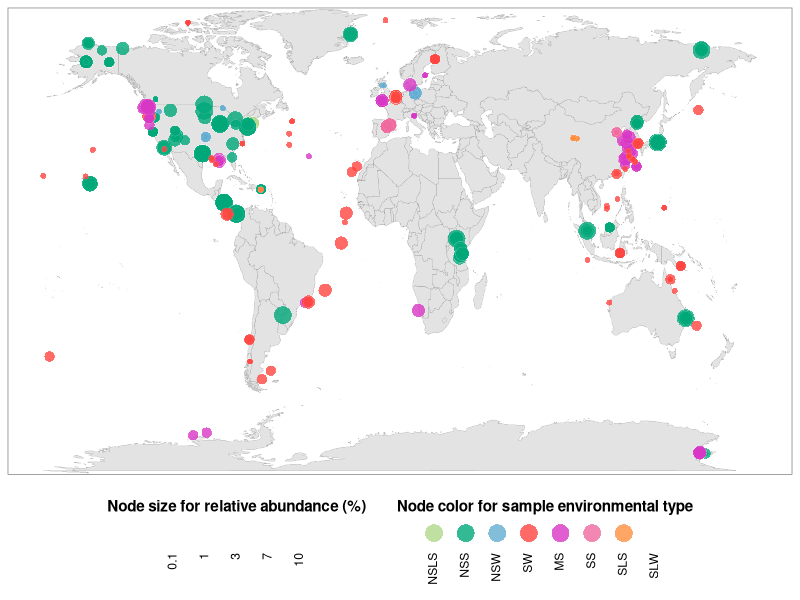
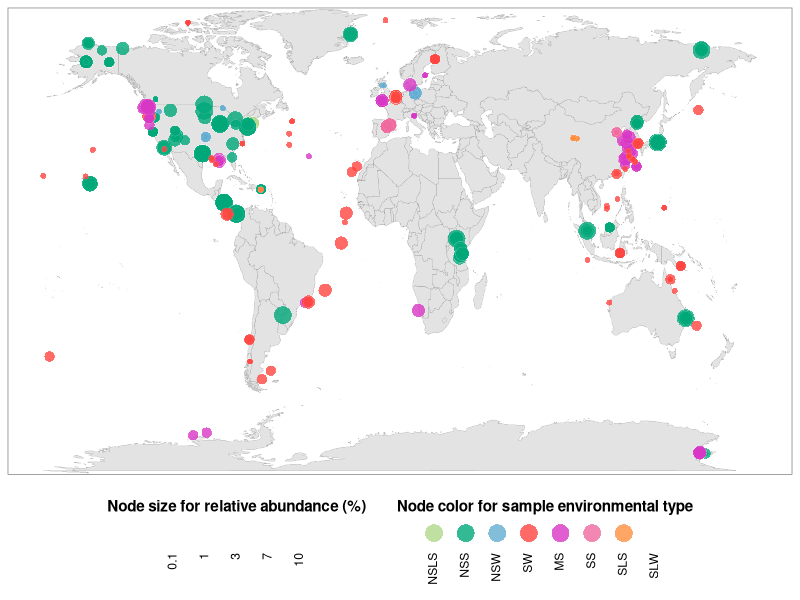

The R source for these figures, in order: (Note: this script raises an error after producing the figures.)
# email: qfsfdxlqy@163.com
# GitHub: https://github.com/2015qyliang

library(ggplot2)
library(maps)

# make Run location dataset
all.run.set <- read.table("Figure_S7a_MyxoGeoInfor.txt",header = T,sep = '\t')
Myxo.yes <- all.run.set[which(all.run.set$percentReads >= 0.001),]

# make map figure
worldmap <- map_data("world")
p <- ggplot() + 
  theme(panel.background = element_rect(fill = "white", colour = "grey50")) +
  geom_polygon(data = worldmap,aes(x =long, y = lat, group = group),
               fill = "grey89",colour="grey40",size = 0.05)

# add bradymonadales.yes to figure  ,size = factor(percentSize)
p + geom_point(data = Myxo.yes,
               mapping = aes(x = Long, y = Lat, size = factor(percentSize),
                             fill = factor(EnvirTypes)),
               alpha = 0.8,shape = 21,color = "white",stroke = 0.05) +
  scale_fill_manual(values = c("#AFD888", "#00A779", "#63ADD0", "#FF4540", 
                               "#D836C4", "#EE6B9E", "#FF8F40", "#FFFA73"),
                    name = "Node color for sample environmental type",
                    limits=c("NSLS", "NSS", "NSW", "SW", "MS", "SS", "SLS", "SLW")) +
  scale_size_discrete(labels = c("0.1","1","3","7","10"))+
  scale_y_discrete(labels = NULL,breaks = NULL) + 
  scale_x_continuous(labels = NULL,breaks = NULL) +
  theme(axis.title.y=element_blank(),
        axis.title.x=element_blank(),
        legend.position = "bottom",axis.title =element_text(),
        legend.key = element_blank()) + 
  guides(size = guide_legend(label.position = "bottom",
                             label.theme = element_text(angle = 90, hjust = 1, vjust = 0.6),
                             title.theme = element_text(face = "bold"),
                             title.position = "top",
                             title = "Node size for relative abundance (%)",
                             title.hjust = 0.5),
         fill = guide_legend(label.position = "bottom",
                              label.theme = element_text(angle = 90, hjust = 1, vjust = 0.6),
                              nrow = 1,
                              override.aes = list(size=6),
                              title.theme = element_text(face = "bold"),
                              title.position = "top",
                              title.hjust = 0.5)) 

# Save the plot to a pdf
ggsave("Figure_S7a_MyxoBiodistribution_raw.pdf", units = "in",width = 7.27, height = 4.8)

# save config
# 7.27 * 4.8 in
# following modified by PhantomPDF (Foxit) software

summary(Myxo.yes$EnvirTypes)
summary(all.run.set$EnvirTypes)

names(summary(Myxo.yes$EnvirTypes))
names(summary(all.run.set$EnvirTypes))

percentSample <- paste0(summary(Myxo.yes$EnvirTypes), 
                        "/", 
                        summary(all.run.set$EnvirTypes))
names(percentSample) <- names(summary(Myxo.yes$EnvirTypes))
percentSample
sum(summary(Myxo.yes$EnvirTypes))
sum(summary(all.run.set$EnvirTypes))



